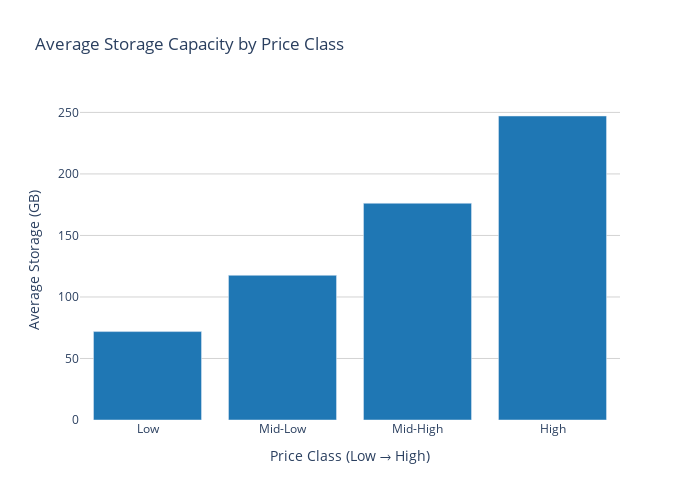

The notebook cell this image was saved under:
### Markdown cell above
RQ2) How average storage capacity changes by price class?

### Code cell
df_plot = df[["Price_Class", "Storage_GB"]].copy()
df_plot["Price_Label"] = df_plot["Price_Class"].map({
    0: "Low",
    1: "Mid-Low",
    2: "Mid-High",
    3: "High"
})
color_map = {
    "Low": "#1f77b4",
    "Mid-Low": "#1f77b4",
    "Mid-High": "#1f77b4",
    "High": "#1f77b4"
}
mean_storage = (
    df_plot
    .groupby("Price_Label", as_index=False)
    .mean()
)

order = ["Low", "Mid-Low", "Mid-High", "High"]
fig = px.bar(
    mean_storage,
    x="Price_Label",
    y="Storage_GB",
    category_orders={"Price_Label": order},
    title="Average Storage Capacity by Price Class",
    labels={
        "Price_Label": "Price Class (Low → High)",
        "Storage_GB": "Average Storage (GB)"
    },
    color="Price_Label",
    color_discrete_map=color_map
)

fig.update_layout(
    width=700,
    height=500,
    showlegend=False,
        plot_bgcolor='white',

    yaxis_showgrid=True,

    yaxis_gridwidth=1,

    yaxis_gridcolor='lightgray'               
)												
fig.show()

### Figure 1 — Plotly figure (JSON) as saved in the notebook; plotly's stock layout.template omitted (floating-point values rounded to 4 significant figures)
{"data": [{"alignmentgroup": "True", "hovertemplate": "Price Class (Low → High)=%{x}<br>Average Storage (GB)=%{y}<extra></extra>", "legendgroup": "Low", "marker": {"color": "#1f77b4", "pattern": {"shape": ""}}, "name": "Low", "offsetgroup": "Low", "orientation": "v", "showlegend": true, "textposition": "auto", "type": "bar", "x": ["Low"], "xaxis": "x", "y": [71.87], "yaxis": "y"}, {"alignmentgroup": "True", "hovertemplate": "Price Class (Low → High)=%{x}<br>Average Storage (GB)=%{y}<extra></extra>", "legendgroup": "Mid-Low", "marker": {"color": "#1f77b4", "pattern": {"shape": ""}}, "name": "Mid-Low", "offsetgroup": "Mid-Low", "orientation": "v", "showlegend": true, "textposition": "auto", "type": "bar", "x": ["Mid-Low"], "xaxis": "x", "y": [117.6], "yaxis": "y"}, {"alignmentgroup": "True", "hovertemplate": "Price Class (Low → High)=%{x}<br>Average Storage (GB)=%{y}<extra></extra>", "legendgroup": "Mid-High", "marker": {"color": "#1f77b4", "pattern": {"shape": ""}}, "name": "Mid-High", "offsetgroup": "Mid-High", "orientation": "v", "showlegend": true, "textposition": "auto", "type": "bar", "x": ["Mid-High"], "xaxis": "x", "y": [176.2], "yaxis": "y"}, {"alignmentgroup": "True", "hovertemplate": "Price Class (Low → High)=%{x}<br>Average Storage (GB)=%{y}<extra></extra>", "legendgroup": "High", "marker": {"color": "#1f77b4", "pattern": {"shape": ""}}, "name": "High", "offsetgroup": "High", "orientation": "v", "showlegend": true, "textposition": "auto", "type": "bar", "x": ["High"], "xaxis": "x", "y": [247.1], "yaxis": "y"}], "layout": {"barmode": "relative", "height": 500, "legend": {"title": {"text": "Price Class (Low → High)"}, "tracegroupgap": 0}, "plot_bgcolor": "white", "showlegend": false, "title": {"text": "Average Storage Capacity by Price Class"}, "width": 700, "xaxis": {"anchor": "y", "categoryarray": ["Low", "Mid-Low", "Mid-High", "High"], "categoryorder": "array", "domain": [0, 1], "title": {"text": "Price Class (Low → High)"}}, "yaxis": {"anchor": "x", "domain": [0, 1], "gridcolor": "lightgray", "gridwidth": 1, "showgrid": true, "title": {"text": "Average Storage (GB)"}}}}
